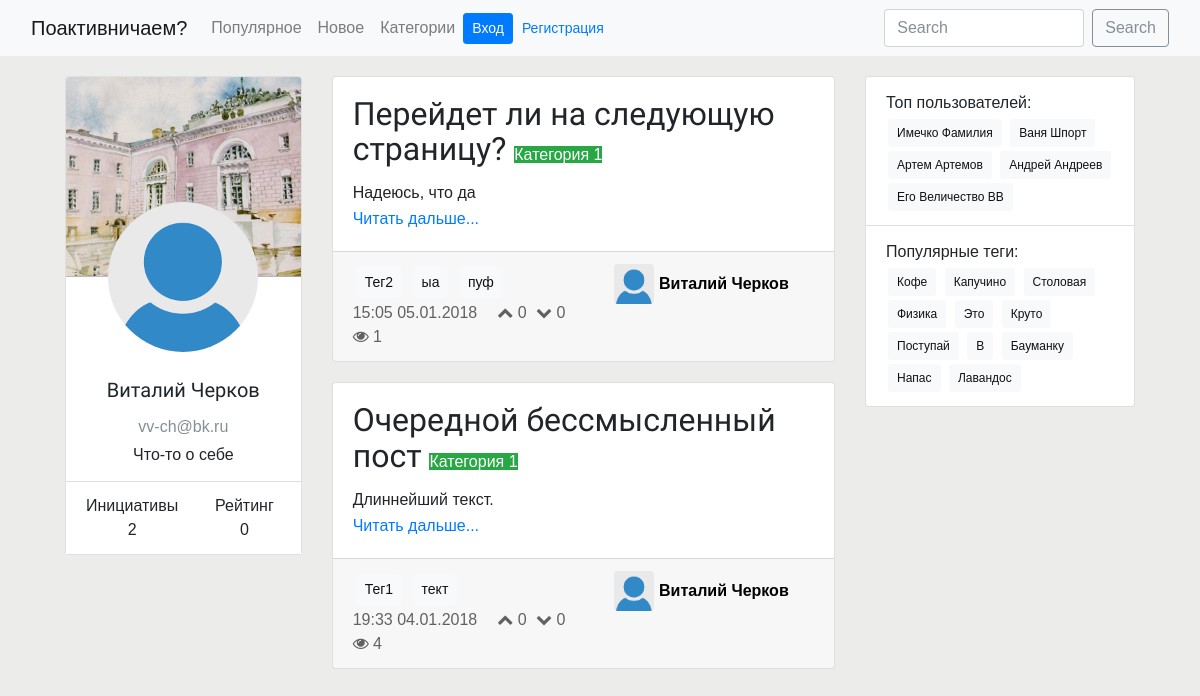
The page /userprofile/3/ on the database as committed earlier.
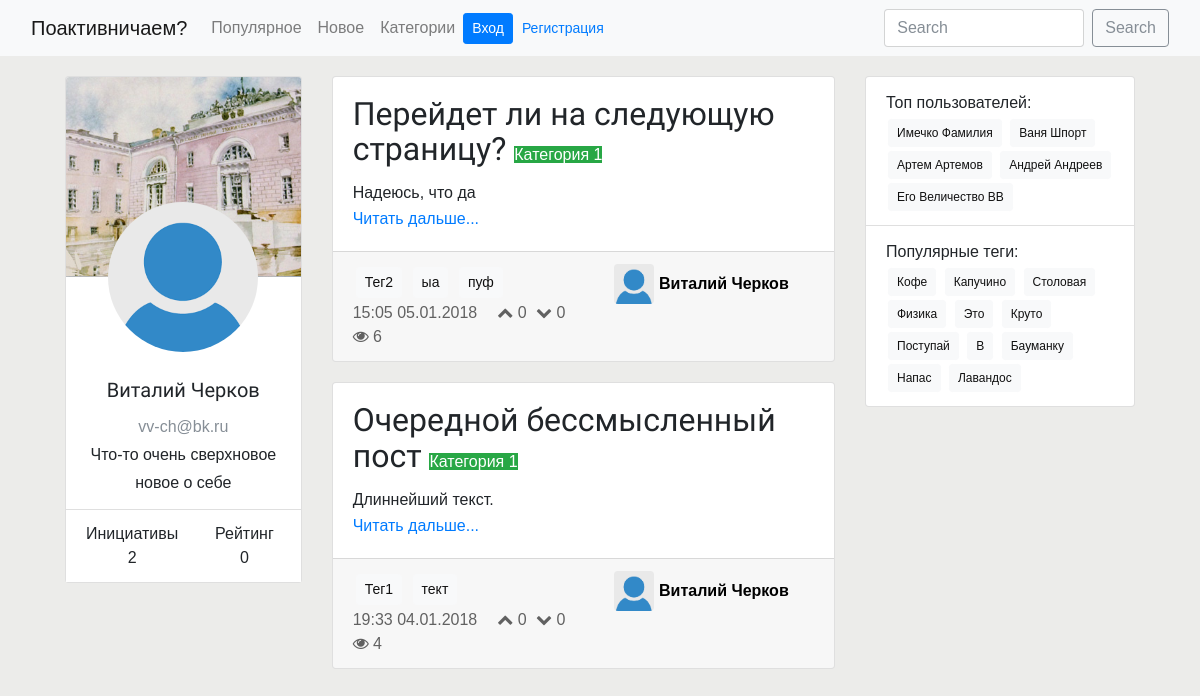
The same page on the database as committed later.
### userprofile/models.py (models this page shows, shortened)
class UserProfile(models.Model):
    user = models.OneToOneField(User, on_delete=models.CASCADE)
    rating = models.IntegerField(default=0)
    about = models.TextField(blank=True)
    def get_absolute_url(self):
        return reverse('userprofile:userpage', kwargs={'pk': self.pk})

### post/models.py (models this page shows, shortened)
class Post(models.Model):
    class Meta:
        ordering = ['-pub_date']
    title = models.CharField(max_length=250)
    text = models.TextField()
    pub_date = models.DateTimeField(auto_now_add=True)
    likes = models.IntegerField(default=0)
    dislikes = models.IntegerField(default=0)
    views = models.IntegerField(default=0)
    category = models.ForeignKey(Category, on_delete=models.CASCADE)
    tag = models.ManyToManyField(Tag)
    author = models.ForeignKey(UserProfile, on_delete=models.CASCADE, blank=True)
    deleted = models.BooleanField(default=False)
    edited = models.BooleanField(default=False)
    posts = PostManager()
    def get_absolute_url(self):
        return reverse('post:detail', kwargs={'pk': self.pk})

### category/models.py (models this page shows, shortened)
class Category(models.Model):
    label = models.CharField(unique=True, max_length=30)
    description = models.TextField()

### tag/models.py (models this page shows, shortened)
class Tag(models.Model):
    label = models.CharField(max_length=30, unique=True)

### userprofile/views.py (the view)
# urls.py: url(r'^(?P<pk>\d+)/', views.UserPageDetail.as_view(), name='userpage'),
class UserPageDetail(SingleObjectMixin, ListView):
    model = UserProfile
    template_name = 'userprofile/userpage.html'
    paginate_by = 10
    def get(self, request, *args, **kwargs):
        self.object = self.get_object(queryset=UserProfile.objects.all())
        return super(UserPageDetail, self).get(request, *args, **kwargs)
    def get_context_data(self, **kwargs):
        context = super(UserPageDetail, self).get_context_data(**kwargs)
        context['pag_options'] = ListPost.set_paginator_options(context)
        context['userprofile'] = self.object
        return context
    def get_queryset(self):
        return Post.posts.get_queryset_by_author(self.object.pk)

### bauchange/context.py (called while the page is built)
def current_userprofile(request):
    if hasattr(request, 'user') and request.user.is_authenticated():
        try:
            userprofile = UserProfile.objects.get(user=request.user)
        except:
            userprofile = None
    else:
        userprofile = None
    return {
        'context_userprofile': userprofile
    }

def menu_buttons(request):
    buttons = [
        {
            'label': _('Популярное'),
            'url': reverse_lazy('post:list')
        },
        {
            'label': _('Новое'),
            'url': reverse_lazy('post:list')
        },
        {
            'label': _('Категории'),
            'url': reverse_lazy('category:all-categories')
        },
    ]
    return {
        'context_menu_buttons': buttons
    }

### post/models.py (called while the page is built)
    def get_queryset(self):
        return super(PostManager, self).get_queryset()

    def get_queryset_by_author(self, author):
        return self.get_queryset().filter(author=author)

### post/views.py (called while the page is built)
    def set_paginator_options(context):
        first_index = max(context['page_obj'].number - 2, 1)
        last_index = min(first_index + 4, context['paginator'].num_pages)
        first_index = max(1, last_index - 4)
        return {
            'first': first_index,
            'last': last_index
        }

### userprofile/templates/userprofile/userpage.html
{% extends "base.html" %}
{% block content %}
    <div class="row justify-content-center">
        <div class="userpage-left-side col-lg-4 col-md-12 ">
            {% include "userprofile/userpage/usercard.html" %}
        </div>
        <div class="col">
            {% include "post/list.html" with posts_list=object_list %}
        </div>
    </div>
{% endblock %}

### templates/base.html (shortened to what this page needs)
<!DOCTYPE html>
<html lang="ru">
<head>
    <link rel="stylesheet" href="/static/css/bootstrap.css">
    <link rel="stylesheet" href="/static/css/base.css">
    <link rel="stylesheet" href="https://cdnjs.cloudflare.com/ajax/libs/font-awesome/4.7.0/css/font-awesome.min.css">
</head>
<body>
{% block base_block %}
    {% include "base-navbar.html" %}
    <div class="middle container-fluid">
        <div class="row justify-content-center">
            <div class="content col-lg-8 col-md-9">
                {% block content %}{% endblock %}
            </div>
            <div class="sidebar col-lg-3 col-md-3">
                {% include "base-sidebar.html" %}
            </div>
        </div>
    </div>
{% endblock %}
</body>
</html>

### templates/base-navbar.html (shortened to what this page needs)
<nav class="base-navbar navbar navbar-expand-lg navbar-light bg-light">
    <div class="container-fluid">
        <a class="navbar-brand" href="/">Поактивничаем?</a>
        <div class="collapse navbar-collapse" id="navbarSupportedContent">
            <ul class="navbar-nav mr-auto">
                {% for button in context_menu_buttons %}
                    <li class="nav-item
                    ">
                        <a class="nav-link" href="{{ button.url }}">{{ button.label }}
                        </a>
                    </li>
                {% endfor %}
                {% include "navbar/user-dropdown.html" %}
            </ul>
            <form class="form-inline my-2 my-lg-0">
                <input class="form-control mr-sm-2" style="width: 200px;" type="text" placeholder="Search" aria-label="Search">
                <button class="btn btn-outline-secondary my-2 my-sm-0" type="submit">Search</button>
            </form>
        </div>
    </div>
</nav>

### templates/navbar/user-dropdown.html
{% if request.user.is_authenticated %}
    <li class="nav-item dropdown">
        <a class="nav-link dropdown-toggle
            {% if request.path == context_userprofile.get_absolute_url %}
                active
            {% endif %}
        " role="button" id="userDropDown" data-toggle="dropdown" aria-haspopup="true" aria-expanded="false">
            {{ request.user.first_name }} {{ request.user.last_name }}
        </a>
        <div class="dropdown-menu" aria-labelledby="userDropDown">
            {% include "button-texts/create-post-a.html" with html_classes="dropdown-item" %}
            <a class="dropdown-item" href="{{ context_userprofile.get_absolute_url }}"><i class="fa fa-user" aria-hidden="true"></i> Профиль</a>
            <div class="dropdown-divider"></div>
            {% include "button-texts/logout-a.html" with html_classes="dropdown-item" %}
        </div>
    </li>
{% else %}
    <form class="form-inline">
        <li class="nav-item">
            <a class="btn btn-primary btn-sm" href="{% url "userprofile:login" %}?next={{ request.get_full_path }}">Вход</a>
        </li>
        <li class="nav-item">
            <a class="btn btn-link btn-sm" href="{% url "userprofile:signup" %}?next={{ request.get_full_path }}">Регистрация</a>
        </li>
    </form>
{% endif %}

### userprofile/templates/userprofile/userpage/usercard.html (shortened to what this page needs)
<div class="card text-center userpage-card">
    <div class="card-header userpage-user-bg"></div>
    <div class="userpage-photo-container">
        <div class="userpage-photo-sq">
            <img class="rounded-circle userpage-photo" src="/upload/img/user_empty.png">
        </div>
    </div>
    <div class="card-body userpage-user-info">
        <ul class="list-group list-group-flush">
            <li class="list-group-item">
                <h5 class="card-title">{{ userprofile.user.first_name }} {{ userprofile.user.last_name }}</h5>
                <p class="card-text text-secondary">{{ userprofile.user.email }}</p>
                <p class="card-text">{{ userprofile.about }}</p>
            </li>
            <li class="list-group-item">
                <div class="row">
                    <div class = "col">
                        <div class="">Инициативы</div>
                        <div class="">{{ object_list.count }}</div>
                    </div>
                    <div class = "col">
                        <div class="">Рейтинг</div>
                        <div class="">{{ userprofile.rating }}</div>
                    </div>
                </div>
            </li>
        </ul>
    </div>
</div>

### post/templates/post/list.html (shortened to what this page needs)
{% for post in posts_list %}
    {% include "post/list-includes/short-post-item.html" with post=post %}
{% endfor %}

### post/templates/post/list-includes/short-post-item.html
<div class="post-mini card">
    {% include "post/list-includes/short-post-body.html" %}
    {% include "post/list-includes/short-post-footer.html" %}
</div>

### post/templates/post/list-includes/short-post-body.html
<div class="card-body">
    <h2 class="card-title">
        {{ post.title }}
        <a href="{% url 'category:posts-by-category' pk=post.category.id %}">
            <span class="post-category-mini badge-success">
                {{ post.category.label }}
            </span>
        </a>
    </h2>
    <p class="card-text">
        {{ post.text|truncatewords:80 }}
    </p>
    <a href="{{ post.get_absolute_url }}" class="card-link">Читать дальше...</a>
</div>

### post/templates/post/list-includes/short-post-footer.html
<div class="card-footer">
    <div class="row">
        <div class="post-info meta col">
            {% include "post/list-includes/short-post-tags.html" with tags=post.tag %}
            <div class="post-statistics-mini card-text">
                <span class="pub-date-mini float-left">{{ post.pub_date|date:"H:i d.m.Y" }}</span>
                <ul class="list-inline">
                    <li class="list-inline-item"><i class="fa fa-chevron-up" aria-hidden="true"></i> {{ post.likes }}</li>
                    <li class="list-inline-item"><i class="fa fa-chevron-down" aria-hidden="true"></i> {{ post.dislikes }}</li>
                    <li class="list-inline-item"><i class="fa fa-eye" aria-hidden="true"></i> {{ post.views }}</li>
                </ul>
            </div>
        </div>
        <a class="author-info-mini col-md-auto col-sm-auto row float-right" href="{{ post.author.get_absolute_url }}">
            <img src="/upload/img/user_empty.png" class="author-photo-mini rounded float-left">
            <h4 class="author-name-mini">{{ post.author.user.first_name}} {{ post.author.user.last_name}}</h4>
        </a>
    </div>
</div>

### post/templates/post/list-includes/short-post-tags.html
<div class="post-tags-mini">
    {% for tag_item in tags.all %}
        <a href="{% url "tag:posts-by-tag" pk=tag_item.id %}" class="tag btn btn-light btn-sm">{{ tag_item.label }}</a>
    {% endfor %}
</div>

### templates/base-sidebar.html
<ul class="list-group">
    <li class="list-group-item">
        <p>Топ пользователей:</p>
        <button type="button" class="user-popular btn btn-light btn-sm">Имечко Фамилия</button>
        <button type="button" class="user-popular btn btn-light btn-sm">Ваня Шпорт</button>
        <button type="button" class="user-popular btn btn-light btn-sm">Артем Артемов</button>
        <button type="button" class="user-popular btn btn-light btn-sm">Андрей Андреев</button>
        <button type="button" class="user-popular btn btn-light btn-sm">Его Величество ВВ</button>
    </li>
    <li class="list-group-item">
        <p>Популярные теги:</p>
        <button type="button" class="tag btn btn-light btn-sm">Кофе</button>
        <button type="button" class="tag btn btn-light btn-sm">Капучино</button>
        <button type="button" class="tag btn btn-light btn-sm">Столовая</button>
        <button type="button" class="tag btn btn-light btn-sm">Физика</button>
        <button type="button" class="tag btn btn-light btn-sm">Это</button>
        <button type="button" class="tag btn btn-light btn-sm">Круто</button>
        <button type="button" class="tag btn btn-light btn-sm">Поступай</button>
        <button type="button" class="tag btn btn-light btn-sm">В</button>
        <button type="button" class="tag btn btn-light btn-sm">Бауманку</button>
        <button type="button" class="tag btn btn-light btn-sm">Напас</button>
        <button type="button" class="tag btn btn-light btn-sm">Лавандос</button>
    </li>
</ul>

### static/css/base.css (style rules this page uses)
body, html { background-color: #ECECEA; font-family: 'Ubuntu', sans-serif; font-size: 16px; }
h1, h2, h3, h4, h5, h6 { font-family: 'Russo One', sans-serif; margin: 0; }
a, a:hover, a:visited { text-decoration-line: none; }
p { font-family: 'Ubuntu', sans-serif; font-size: 16px; line-height: 28px; margin-bottom: 0px; }
.meta { color: #616161; }
.tag, .user-popular { margin: 3px; }
.list-inline { margin-bottom: 0px; }
.base-navbar { margin-bottom: 20px; }
.post-mini { margin-bottom: 20px; }
.post-category-mini { font-family: 'Ubuntu', sans-serif; font-size: 16px; }
.post-statistics-mini { margin: 0; padding: 0; opacity: 1; }
.author-info-mini { display: block; width: 250px; height: 40px; color: black; font-size: 14px; }
.author-photo-mini { float: left; margin: 5px; margin-top: 0px; width: 40px; height: 40px; }
.pub-date-mini { margin-right: 20px; }
.author-name-mini { font-family: 'Ubuntu', sans-serif; font-weight: 700; font-size: 16px; margin-right: 20px; line-height: 40px; }
.sidebar button { font-size: 12px; margin: 2px; }
.userpage-left-side { min-width: 250px; }
.userpage-user-bg { background: url("/upload/img/user_bg.jpg"); background-size: cover; background-position: center; }
.userpage-user-bg { height: 200px; }
.userpage-photo-container { position: absolute; top: 125px; width: 100%; text-align: center; }
.userpage-photo-sq { margin-left: auto; margin-right: auto; width: 150px; height: 150px; }
.userpage-photo { width: 150px; height: 150px; }
.userpage-user-info { padding: 90px 0 0 0; }

Rows that differ between the two databases and show on the page:
changed UserProfile "Виталий": about "Что-то о себе" → "Что-то очень сверхновое новое о себе"
changed Post "Перейдет ли на следующую страницу?": views "1" → "6"
